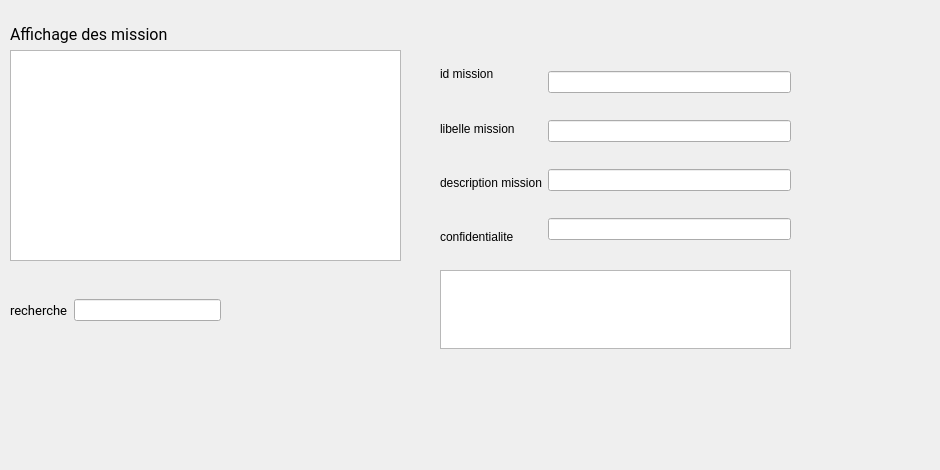
        <widget class="QWidget" name="tab_37">
         <attribute name="title">
          <string>Gestion des missions</string>
         </attribute>
         <widget class="QWidget" name="horizontalLayoutWidget_36">
          <property name="geometry">
           <rect>
            <x>10</x>
            <y>270</y>
            <width>211</width>
            <height>81</height>
           </rect>
          </property>
          <layout class="QHBoxLayout" name="horizontalLayout_39">
           <item>
            <widget class="QLabel" name="label_162">
             <property name="font">
              <font>
               <family>Roboto</family>
               <pointsize>10</pointsize>
               <weight>50</weight>
               <italic>false</italic>
               <bold>false</bold>
              </font>
             </property>
             <property name="styleSheet">
              <string notr="true">font: 10pt &quot;Roboto&quot;;</string>
             </property>
             <property name="text">
              <string>recherche</string>
             </property>
            </widget>
           </item>
           <item>
            <widget class="QLineEdit" name="id_rechercher_8"/>
           </item>
          </layout>
         </widget>
         <widget class="QWidget" name="horizontalLayoutWidget_37">
          <property name="geometry">
           <rect>
            <x>10</x>
            <y>50</y>
            <width>391</width>
            <height>211</height>
           </rect>
          </property>
          <layout class="QHBoxLayout" name="horizontalLayout_40">
           <item>
            <widget class="QTableView" name="tab_journaliste_8"/>
           </item>
          </layout>
         </widget>
         <widget class="QTableView" name="recherche_tab_7">
          <property name="geometry">
           <rect>
            <x>440</x>
            <y>270</y>
            <width>351</width>
            <height>79</height>
           </rect>
          </property>
         </widget>
         <widget class="QWidget" name="horizontalLayoutWidget_38">
          <property name="geometry">
           <rect>
            <x>440</x>
            <y>50</y>
            <width>351</width>
            <height>211</height>
           </rect>
          </property>
          <layout class="QHBoxLayout" name="horizontalLayout_41">
           <item>
            <layout class="QVBoxLayout" name="verticalLayout_53">
             <item>
              <widget class="QLabel" name="label_163">
               <property name="styleSheet">
                <string notr="true">font: 10pt &quot;Roboto&quot;;</string>
               </property>
               <property name="text">
                <string>id mission</string>
               </property>
              </widget>
             </item>
             <item>
              <widget class="QLabel" name="label_164">
               <property name="text">
                <string>libelle mission</string>
               </property>
              </widget>
             </item>
             <item>
              <widget class="QLabel" name="label_165">
               <property name="text">
                <string>description mission</string>
               </property>
              </widget>
             </item>
             <item>
              <widget class="QLabel" name="label_166">
               <property name="text">
                <string>confidentialite</string>
               </property>
              </widget>
             </item>
            </layout>
           </item>
           <item>
            <layout class="QVBoxLayout" name="verticalLayout_54">
             <item>
              <widget class="QLineEdit" name="id_miss_mod_3"/>
             </item>
             <item>
              <widget class="QLineEdit" name="libelle_miss_mod_3"/>
             </item>
             <item>
              <widget class="QLineEdit" name="description_mod_3"/>
             </item>
             <item>
              <widget class="QLineEdit" name="confidentialite_mod_3"/>
             </item>
            </layout>
           </item>
          </layout>
         </widget>
         <widget class="QPushButton" name="pdf_p_8">
          <property name="geometry">
           <rect>
            <x>180</x>
            <y>20</y>
            <width>91</width>
            <height>21</height>
           </rect>
          </property>
          <property name="styleSheet">
           <string notr="true">
background-color: transparent;
background: none;
border: none;
background-repeat: none;
border-image: url(:/pdf.png);</string>
          </property>
          <property name="text">
           <string/>
          </property>
         </widget>
         <widget class="QPushButton" name="tri_p_8">
          <property name="geometry">
           <rect>
            <x>310</x>
            <y>20</y>
            <width>91</width>
            <height>21</height>
           </rect>
          </property>
          <property name="styleSheet">
           <string notr="true">font: 10pt &quot;Roboto&quot;;

background-color: transparent;
background: none;
border: none;
background-repeat: none;
border-image: url(:/TRIE.png);</string>
          </property>
          <property name="text">
           <string/>
          </property>
         </widget>
         <widget class="QLabel" name="label_167">
          <property name="geometry">
           <rect>
            <x>10</x>
            <y>-70</y>
            <width>161</width>
            <height>209</height>
           </rect>
          </property>
          <property name="font">
           <font>
            <family>Roboto</family>
            <pointsize>12</pointsize>
            <weight>50</weight>
            <italic>false</italic>
            <bold>false</bold>
           </font>
          </property>
          <property name="styleSheet">
           <string notr="true">font: 12pt &quot;Roboto&quot;;</string>
          </property>
          <property name="text">
           <string>Affichage des mission</string>
          </property>
         </widget>
         <widget class="QPushButton" name="afficherp_8">
          <property name="geometry">
           <rect>
            <x>440</x>
            <y>20</y>
            <width>121</width>
            <height>23</height>
           </rect>
          </property>
          <property name="styleSheet">
           <string notr="true">border-image: url(:/afficher.png);

background-color: transparent;
background: none;
border: none;
background-repeat: none;</string>
          </property>
          <property name="text">
           <string/>
          </property>
         </widget>
         <widget class="QPushButton" name="modifierp_8">
          <property name="geometry">
           <rect>
            <x>680</x>
            <y>20</y>
            <width>111</width>
            <height>23</height>
           </rect>
          </property>
          <property name="styleSheet">
           <string notr="true">border-image: url(:/modifier.png);
background-color: transparent;
background: none;
border: none;
background-repeat: none;
font: 10pt &quot;Roboto&quot;;</string>
          </property>
          <property name="text">
           <string/>
          </property>
         </widget>
         <widget class="QPushButton" name="supprimer_9">
          <property name="geometry">
           <rect>
            <x>560</x>
            <y>20</y>
            <width>121</width>
            <height>23</height>
           </rect>
          </property>
          <property name="styleSheet">
           <string notr="true">
background-color: transparent;
background: none;
border: none;
background-repeat: none;
border-image: url(:/delete.png);
font: 10pt &quot;Roboto&quot;;</string>
          </property>
          <property name="text">
           <string/>
          </property>
         </widget>
         <widget class="QPushButton" name="recherchep_8">
          <property name="geometry">
           <rect>
            <x>240</x>
            <y>300</y>
            <width>81</width>
            <height>21</height>
           </rect>
          </property>
          <property name="styleSheet">
           <string notr="true">border-image: url(:/recherche.png);
background-color: transparent;
background: none;
border: none;
background-repeat: none;</string>
          </property>
          <property name="text">
           <string/>
          </property>
         </widget>
         <widget class="QLabel" name="label_168">
          <property name="geometry">
           <rect>
            <x>-60</x>
            <y>-60</y>
            <width>931</width>
            <height>461</height>
           </rect>
          </property>
          <property name="text">
           <string/>
          </property>
          <property name="pixmap">
           <pixmap>:/12.png</pixmap>
          </property>
         </widget>
        </widget>
